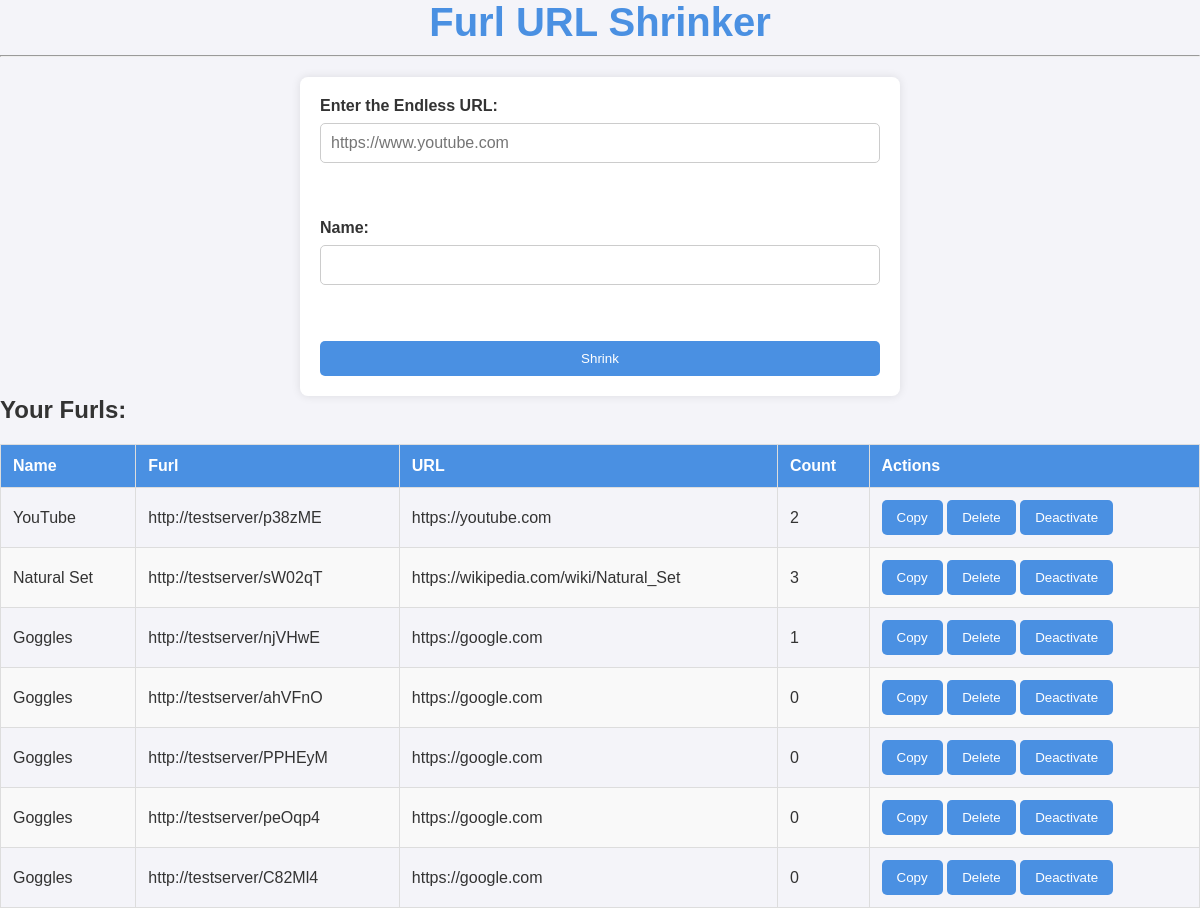
/home/JRBros (signed in), run on an earlier commit of the app's database.
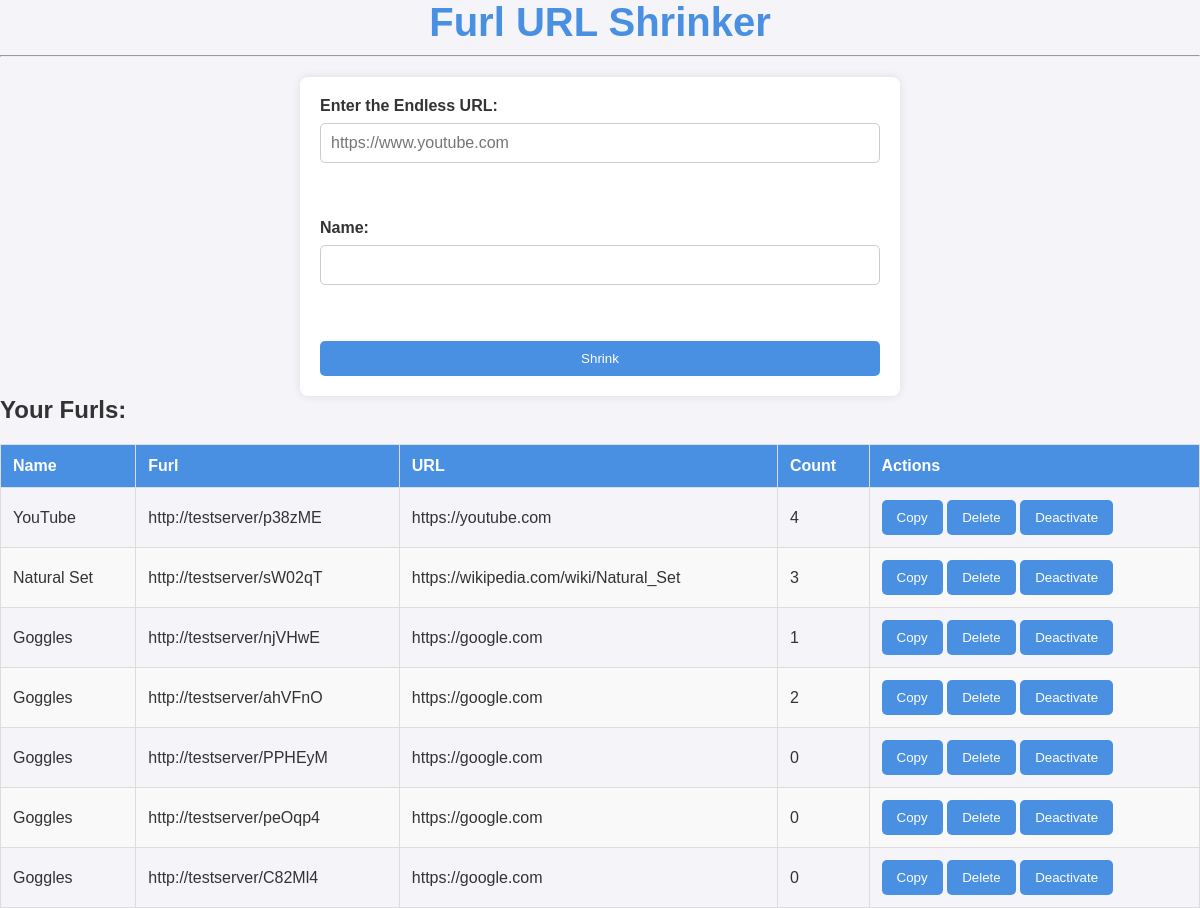
And on a later commit of the database.
### tables this page shows
CREATE TABLE furled(
    furl TEXT PRIMARY KEY,
    url TEXT NOT NULL,
    name TEXT NOT NULL,
    user TEXT NOT NULL,
    count INTEGER DEFAULT 0,
    active BOOLEAN DEFAULT TRUE,
    FOREIGN KEY(user) REFERENCES users(username));

### app.py (the view, shortened to what this page needs)
@app.route('/home/<username>', methods=['GET', 'POST'])
def home(username: str) -> str:
    if 'user' not in session or session['user'] != username:
        return redirect(url_for('login'))  # Redirect to login if user is not logged in
    return render_template("home.html", username=username, furls=db.get_furls(username))

### app.py (called while the page is built)
@app.teardown_appcontext
def close_connection(exception):
    db = g.pop('db', None)
    if db is not None:
        db.commit()  # Commit any pending transactions
        db.close()  # Close the connection

### db.py (called while the page is built)
def query(query: str, params=()) -> sqlite3.Cursor:
    if 'db' not in g:
        g.db = sqlite3.connect(DATABASE)  # Connect to the database
        g.db.row_factory = sqlite3.Row  # Use Row factory to return rows as dict-like objects
    return g.db.cursor().execute(query, params)  # Execute query with parameters

def get_furls(user: str) -> dict[str, tuple[str, str, int, bool]]:
    return {f[0]: f[1:] for f in query("SELECT furl, name, url, count, active FROM furled WHERE user=?", (user,)).fetchall()}

### templates/home.html (shortened to what this page needs)
<!DOCTYPE html>
<html lang="en">
<head>
    <link rel="stylesheet" href="{{ url_for('static', filename='css/global.css') }}">
    <link rel="stylesheet" href="{{ url_for('static', filename='css/tables.css') }}">
    <link rel="stylesheet" href="{{ url_for('static', filename='css/form.css') }}">
</head>
<body>
    <header>
        <h1>Furl URL Shrinker</h1>
        <hr/>
    </header>
    <div class="content">
        <div class="form-container">
            <form action="#" method="POST">
                <label for="url">Enter the Endless URL:</label>
                <input type="url" name="url" id="url"
                       placeholder="https://www.youtube.com"
                       pattern="https?://.+"
                       size="50"
                       required>
                <br/><br/>
                <label for="name">Name:</label>
                <input type="text" name="name" id="name" size="50">
                <br/><br/>
                <input type="submit" value="Shrink">
            </form>
        </div>
        <h2>Your Furls:</h2>
        <table>
            <thead>
                <tr>
                    <th>Name</th>
                    <th>Furl</th>
                    <th>URL</th>
                    <th>Count</th>
                    <th>Actions</th>
                </tr>
            </thead>
            <tbody>
                {% for furl, info in furls.items() %}
                <tr>
                    <td>{{ info[0] }}</td>
                    <td class="url">{{ furl }}</td>
                    <td>{{ info[1] }}</td>
                    <td>{{ info[2] }}</td>
                    <td>
                        <button onclick="copyToClipboard('{{ furl }}')">Copy</button>
                        <form action="{{ url_for('delete_furl', furl=furl) }}" method="POST" style="display:inline;">
                            <input type="submit" value="Delete">
                        </form>
                        {% if info[3] %}
                        <form action="{{ url_for('deactivate_furl', furl=furl) }}" method="POST" style="display:inline;">
                            <input type="submit" value="Deactivate">
                        </form>
                        {% else %}
                        <form action="{{ url_for('activate_furl', furl=furl) }}" method="POST" style="display:inline;">
                            <input type="submit" value="Activate">
                        </form>
                        {% endif %}
                    </td>
                </tr>
                {% endfor %}
            </tbody>
        </table>
    </div>
</body>
</html>

### static/css/global.css (style rules this page uses)
* { margin: 0; padding: 0; box-sizing: border-box; font-family: 'Arial', sans-serif; }
body { background-color: #f4f4f9; color: #333; font-size: 16px; }
header { text-align: center; margin-bottom: 20px; }
h1 { font-size: 2.5rem; color: #4a90e2; }
hr { margin: 10px 0; }

### static/css/tables.css (style rules this page uses)
table { width: 100%; border-collapse: collapse; margin-top: 20px; }
table th, table td { padding: 12px; border: 1px solid #ddd; text-align: left; }
table th { background-color: #4a90e2; color: #fff; }
table tr:nth-child(even) { background-color: #f9f9f9; }

### static/css/form.css (style rules this page uses)
.form-container { width: 100%; max-width: 600px; margin: 0 auto; padding: 20px; background-color: #fff; border-radius: 8px; box-shadow: 0 0 10px rgba(0, 0, 0, 0.1); }
form { display: flex; flex-direction: column; }
label { font-weight: bold; margin-bottom: 8px; }
input[type="url"], input[type="text"] { padding: 10px; font-size: 1rem; border: 1px solid #ccc; border-radius: 5px; margin-bottom: 20px; }
input[type="submit"], button { background-color: #4a90e2; color: #fff; padding: 10px 15px; border: none; border-radius: 5px; cursor: pointer; }

What changed in the data, as far as the page shows it:
changed furled "YouTube": count "2" → "4"
changed furled "ahVFnO": count "0" → "2"
